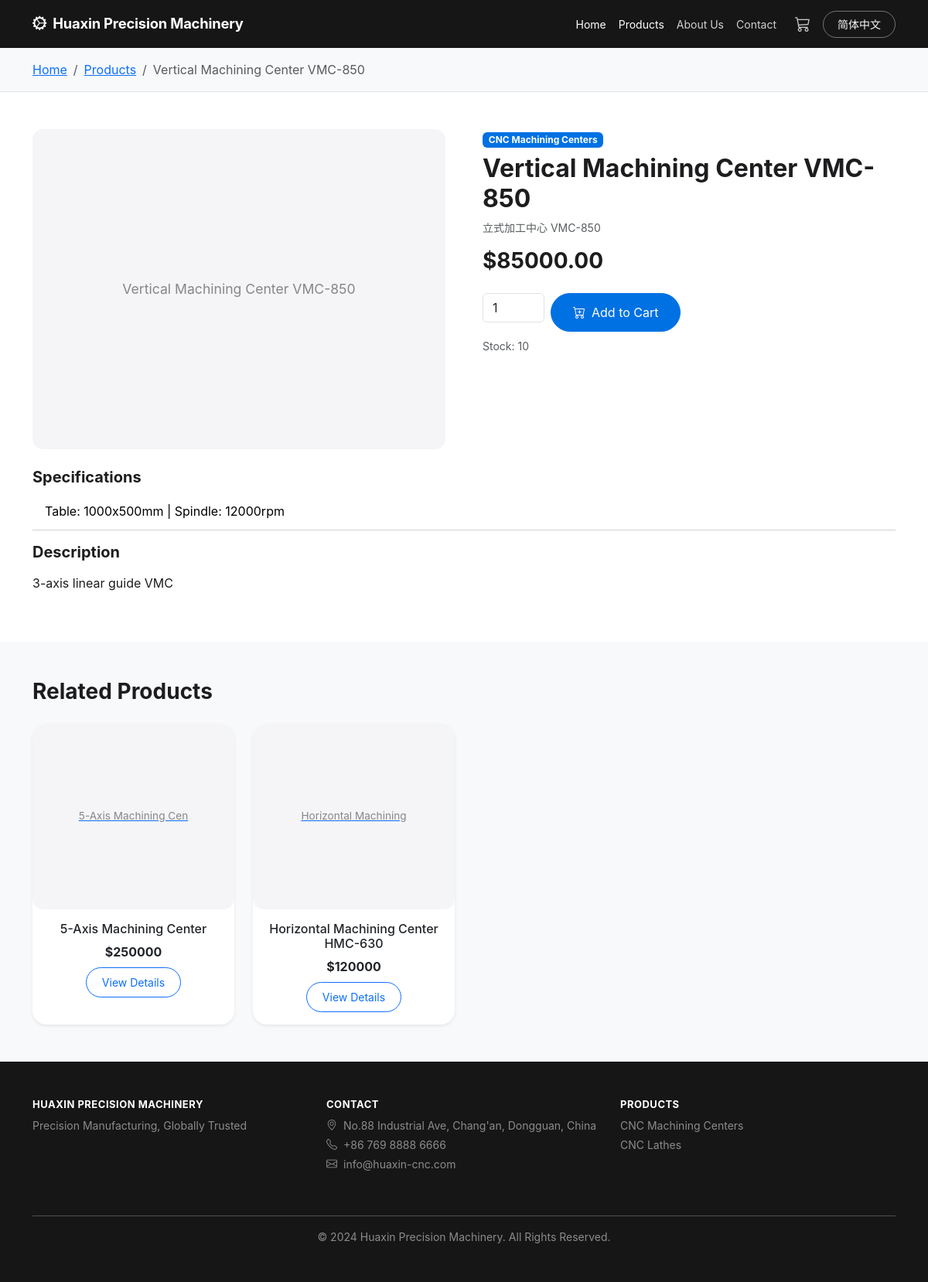
/en/products/vmc-850/, run on the app's committed database.
### shop/models.py (models this page shows, shortened)
class Product(models.Model):
    category = models.ForeignKey(
        Category, on_delete=models.CASCADE,
        related_name="products", verbose_name=_("Category")
    )
    name_zh = models.CharField(_("Name (Chinese)"), max_length=200)
    name_en = models.CharField(_("Name (English)"), max_length=200)
    slug = models.SlugField(unique=True)
    image = models.ImageField(_("Main Image"), upload_to="products/", blank=True)
    specs_zh = models.TextField(_("Specs (Chinese)"), blank=True)
    specs_en = models.TextField(_("Specs (English)"), blank=True)
    desc_zh = models.TextField(_("Description (Chinese)"), blank=True)
    desc_en = models.TextField(_("Description (English)"), blank=True)
    price = models.DecimalField(_("Price"), max_digits=10, decimal_places=2)
    stock = models.IntegerField(_("Stock"), default=0)
    is_featured = models.BooleanField(_("Featured"), default=False)
    is_active = models.BooleanField(_("Active"), default=True)
    created_at = models.DateTimeField(auto_now_add=True)
    updated_at = models.DateTimeField(auto_now=True)
    class Meta:
        verbose_name = _("Product")
        verbose_name_plural = _("Products")
        ordering = ["-created_at"]
        indexes = [
            models.Index(fields=["slug"]),
            models.Index(fields=["is_featured", "is_active"]),
        ]

class Category(models.Model):
    name_zh = models.CharField(_("Name (Chinese)"), max_length=100)
    name_en = models.CharField(_("Name (English)"), max_length=100)
    slug = models.SlugField(unique=True)
    image = models.ImageField(_("Category Image"), upload_to="categories/", blank=True)
    order = models.IntegerField(_("Order"), default=0)
    is_active = models.BooleanField(_("Active"), default=True)
    created_at = models.DateTimeField(auto_now_add=True)
    class Meta:
        verbose_name = _("Category")
        verbose_name_plural = _("Categories")
        ordering = ["order", "id"]

### shop/views.py (the view)
# urls.py: path("products/<slug:slug>/", views.ProductDetailView.as_view(), name="product_detail"),
class ProductDetailView(View):
    def get(self, request, slug):
        product = get_object_or_404(
            Product.objects.select_related("category"), slug=slug, is_active=True
        )
        related = Product.objects.filter(
            category=product.category, is_active=True
        ).exclude(id=product.id)[:4]
        return render(request, "shop/product_detail.html", {
            "product": product,
            "related_products": related,
        })

### shop/cart.py (called while the page is built)
def get_cart(request):
    if hasattr(request, "_cart"):
        return request._cart
    session_id = request.session.get("cart_id")
    if not session_id:
        session_id = str(uuid.uuid4())
        request.session["cart_id"] = session_id
        request.session.set_expiry(60 * 60 * 24 * 7)
        cart = Cart.objects.create(session_id=session_id)
    else:
        cart, _created = Cart.objects.get_or_create(session_id=session_id)
    request._cart = cart
    return cart

### shop/context_processors.py (called while the page is built)
def global_settings(request):
    categories = Category.objects.filter(is_active=True).order_by("order")
    cart = get_cart(request)
    return {
        "site_categories": categories,
        "cart_count": cart.item_count(),
        "cart_total": cart.total(),
    }

### shop/models.py (called while the page is built)
    def total(self):
        return sum(item.subtotal() for item in self.items.all())

    def item_count(self):
        return sum(item.quantity for item in self.items.all())

### templates/shop/product_detail.html (shortened to what this page needs)
{% extends "base.html" %}{% load i18n %}
{% block content %}
<section class="py-3 bg-light border-bottom"><div class="container"><nav aria-label="breadcrumb"><ol class="breadcrumb mb-0">
<li class="breadcrumb-item"><a href="{% url 'shop:home' %}">{% trans "Home" %}</a></li>
<li class="breadcrumb-item"><a href="{% url 'shop:product_list' %}">{% trans "Products" %}</a></li>
<li class="breadcrumb-item active">{{ product.name_en }}</li></ol></nav></div></section>
<section class="py-5"><div class="container"><div class="row g-5">
<div class="col-md-6"><div class="product-image-wrapper">
{% if product.image %}<img src="{{ product.image.url }}" class="img-fluid rounded shadow" alt="{{ product.name_en }}" data-fallback="{{ product.name_en }}">
{% else %}<div class="product-img-fallback-lg">{{ product.name_en }}</div>{% endif %}</div></div>
<div class="col-md-6"><span class="badge bg-primary mb-2">{{ product.category.name_en }}</span>
<h2 class="fw-bold mb-2">{{ product.name_en }}</h2><p class="text-muted small">{{ product.name_zh }}</p>
<h3 class="text-accent fw-bold mb-4">${{ product.price|floatformat:2 }}</h3>
<form method="post" action="{% url 'shop:add_to_cart' product_id=product.id %}">{% csrf_token %}
<div class="row g-2"><div class="col-auto"><input type="number" name="quantity" value="1" min="1" max="{{ product.stock }}" class="form-control" style="width:80px"></div>
<div class="col-auto"><button type="submit" class="btn btn-accent"><i class="bi bi-cart-plus me-2"></i>{% trans "Add to Cart" %}</button></div></div>
<p class="small text-muted mt-2">{% trans "Stock" %}: {{ product.stock }}</p></form></div></div>
{% if product.specs_en %}<div class="mt-4"><h5 class="fw-bold">{% trans "Specifications" %}</h5><table class="table specs-table mt-2"><tbody>{% for line in product.specs_en.splitlines %}<tr><td>{{ line }}</td></tr>{% endfor %}</tbody></table></div>{% endif %}
{% if product.desc_en %}<div class="mt-3"><h5 class="fw-bold">{% trans "Description" %}</h5><p class="text-secondary mt-2">{{ product.desc_en|linebreaks }}</p></div>{% endif %}
</div></div></section>
{% if related_products %}<section class="py-5 bg-light"><div class="container"><h3 class="fw-bold mb-4">{% trans "Related Products" %}</h3><div class="row g-4">{% for rp in related_products %}<div class="col-md-3 col-6"><div class="card h-100 border-0 shadow-sm product-card"><a href="{% url 'shop:product_detail' slug=rp.slug %}"><div class="card-img-wrapper">{% if rp.image %}<img src="{{ rp.image.url }}" class="card-img-top" alt="{{ rp.name_en }}" data-fallback="{{ rp.name_en }}">{% else %}<div class="product-img-fallback">{{ rp.name_en|slice:":20" }}</div>{% endif %}</div></a><div class="card-body text-center"><h6 class="card-title">{{ rp.name_en }}</h6><p class="text-accent fw-bold mb-2">${{ rp.price|floatformat:0 }}</p><a href="{% url 'shop:product_detail' slug=rp.slug %}" class="btn btn-outline-primary btn-sm">{% trans "View Details" %}</a></div></div></div>{% endfor %}</div></div></section>{% endif %}
{% endblock %}

### templates/base.html (shortened to what this page needs)
{% load static %}{% load i18n %}<!doctype html>
<html lang="{{ LANGUAGE_CODE }}">
<head>
    <link href="https://cdn.jsdelivr.net/npm/bootstrap@5.3.3/dist/css/bootstrap.min.css" rel="stylesheet">
    <link rel="stylesheet" href="https://cdn.jsdelivr.net/npm/bootstrap-icons@1.11.3/font/bootstrap-icons.min.css">
    <link rel="stylesheet" href="{% static 'css/style.css' %}">
</head>
<body>
<nav class="navbar navbar-expand-lg navbar-dark sticky-top"><div class="container">
<a class="navbar-brand fw-bold" href="{% url 'shop:home' %}"><i class="bi bi-gear-wide-connected me-2"></i>{% trans "Huaxin Precision Machinery" %}</a>
<div class="collapse navbar-collapse" id="navbarNav"><ul class="navbar-nav ms-auto align-items-lg-center">
<li class="nav-item"><a class="nav-link" href="{% url 'shop:home' %}">{% trans "Home" %}</a></li>
<li class="nav-item"><a class="nav-link" href="{% url 'shop:product_list' %}">{% trans "Products" %}</a></li>
<li class="nav-item"><a class="nav-link" href="{% url 'shop:about' %}">{% trans "About Us" %}</a></li>
<li class="nav-item"><a class="nav-link" href="{% url 'shop:contact' %}">{% trans "Contact" %}</a></li>
<li class="nav-item ms-lg-2"><a class="nav-link position-relative" href="{% url 'shop:cart' %}"><i class="bi bi-cart3 fs-5"></i></a></li>
<li class="nav-item ms-lg-2">{% get_current_language as CUR %}{% if CUR == 'en' %}<a class="btn btn-outline-light btn-sm" href="/zh-hans{{ request.get_full_path|slice:'3:' }}">简体中文</a>{% else %}<a class="btn btn-outline-light btn-sm" href="/en{{ request.get_full_path|slice:'8:' }}">English</a>{% endif %}</li>
</ul></div></div></nav>
<main>{% block content %}{% endblock %}</main>
<footer class="footer text-white py-5 mt-auto"><div class="container"><div class="row">
<div class="col-md-4 mb-4"><h6 class="fw-bold">{% trans "Huaxin Precision Machinery" %}</h6><p class="small text-white-50">{% trans "Precision Manufacturing, Globally Trusted" %}</p></div>
<div class="col-md-4 mb-4"><h6 class="fw-bold">{% trans "Contact" %}</h6><ul class="list-unstyled small text-white-50"><li class="mb-1"><i class="bi bi-geo-alt me-2"></i>{% trans "No.88 Industrial Ave, Chang'an, Dongguan, China" %}</li><li class="mb-1"><i class="bi bi-telephone me-2"></i>+86 769 8888 6666</li><li class="mb-1"><i class="bi bi-envelope me-2"></i>info@huaxin-cnc.com</li></ul></div>
<div class="col-md-4 mb-4"><h6 class="fw-bold">{% trans "Products" %}</h6><ul class="list-unstyled small text-white-50">{% for cat in site_categories %}<li class="mb-1">{% get_current_language as LANG %}{% if LANG == 'zh-hans' %}{{ cat.name_zh }}{% else %}{{ cat.name_en }}{% endif %}</li>{% endfor %}</ul></div>
</div><hr class="border-white-50"><p class="text-center small text-white-50 mb-0">&copy; 2024 {% trans "Huaxin Precision Machinery" %}. {% trans "All Rights Reserved." %}</p></div></footer>
</body></html>

### static/css/style.css (style rules this page uses)
:root { --nav-bg: #161617; --hero-bg: #000000; --text-primary: #1d1d1f; --text-secondary: #86868b; --link-color: #0071e3; --link-hover: #0064d2; --bg-light: #f5f5f7; --bg-white: #ffffff; --border-color: #d2d2d7; --shadow-sm: 0 2px 8px rgba(0,0,0,0.06); --shadow-md: 0 4px 20px rgba(0,0,0,0.10); --radius-card: 18px; --radius-md: 14px; --radius-pill: 980px; --transition: 0.3s cubic-bezier(0.25, 0.1, 0.25, 1); }
body { font-family: -apple-system,'SF Pro Display','Helvetica Neue','PingFang SC','Microsoft YaHei',sans-serif; color: var(--text-primary); display: flex; flex-direction: column; min-height: 100vh; -webkit-font-smoothing: antialiased; }
main { flex: 1; }
.navbar { background: var(--nav-bg) !important; min-height: 52px; backdrop-filter: blur(20px); -webkit-backdrop-filter: blur(20px); }
.navbar-brand { font-size: 1.15rem; letter-spacing: -.2px; }
.navbar .nav-link { font-size: .875rem; color: rgba(255,255,255,.8) !important; transition: var(--transition); }
.navbar .nav-link:hover,.navbar .nav-link.active { color: #fff !important; }
.btn-accent { background: var(--link-color); border-color: var(--link-color); color: #fff; border-radius: var(--radius-pill); padding: 12px 28px; transition: var(--transition); }
.btn-outline-primary { border-radius: var(--radius-pill); padding: 8px 20px; }
.btn-outline-light { border-radius: var(--radius-pill); padding: 6px 18px; border-color: rgba(255,255,255,.4); }
.product-card,.category-card,.feature-card { transition: transform var(--transition),box-shadow var(--transition); border-radius: var(--radius-card); overflow: hidden; background: var(--bg-white); }
.card-img-wrapper { height: 240px; overflow: hidden; display: flex; align-items: center; justify-content: center; background: var(--bg-light); border-radius: var(--radius-md); margin: 0; padding: 1rem; }
.product-img-fallback { width: 100%; height: 100%; display: flex; align-items: center; justify-content: center; color: var(--text-secondary); font-size: .85rem; background: var(--bg-light); border-radius: var(--radius-md); }
.product-image-wrapper { background: var(--bg-light); border-radius: var(--radius-md); padding: 2rem; display: flex; align-items: center; justify-content: center; min-height: 350px; }
.product-img-fallback-lg { width: 100%; min-height: 350px; display: flex; align-items: center; justify-content: center; color: var(--text-secondary); font-size: 1.1rem; background: var(--bg-light); border-radius: var(--radius-md); }
.footer { background: var(--nav-bg); color: var(--text-secondary); padding: 60px 0 30px; }
.footer h6 { color: #fff; font-size: .8125rem; text-transform: uppercase; letter-spacing: .5px; }
.specs-table td { border-color: var(--border-color); padding: .75rem 1rem; }
.badge.bg-primary,.badge.bg-accent { background: var(--link-color) !important; }

### data on the page
Product: name_en "Vertical Machining Center VMC-850", category.name_en "CNC Machining Centers", name_zh "立式加工中心 VMC-850", price "85000.00", stock "10", splitlines "Table: 1000x500mm | Spindle: 12000rpm", desc_en "3-axis linear guide VMC"
Product: name_en "5-Axis Machining Cen", name_en "5-Axis Machining Center", price "250000"
Product: name_en "Horizontal Machining", name_en "Horizontal Machining Center HMC-630", price "120000"
Category: name_en "CNC Machining Centers"
Category: name_en "CNC Lathes"
